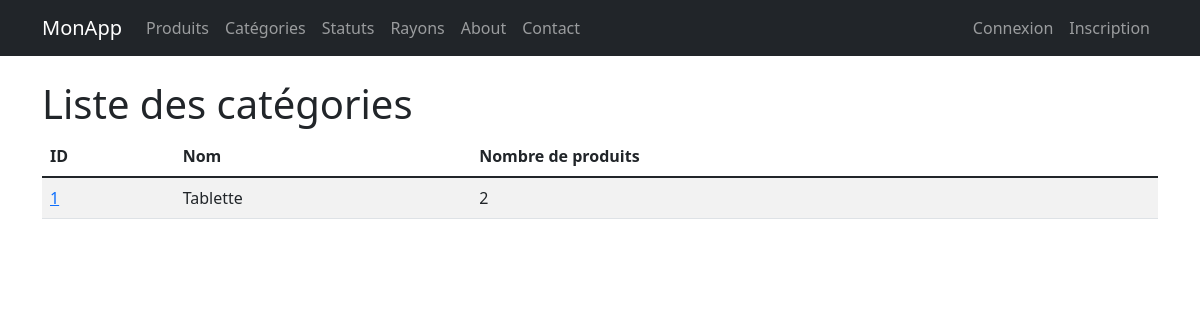
The app's page /monApp/categories/ with its own data.
### monApp/models.py (models this page shows, shortened)
class Categorie(models.Model):
    idCat = models.AutoField(primary_key=True)
    nomCat = models.CharField(max_length=100)

### monApp/views.py (the view)
# urls.py: path("categories/", views.CategorieListView.as_view(), name="lst_categories"),
class CategorieListView(ListView):
    model = Categorie
    template_name = "monApp/list_categories.html"
    context_object_name = "categories"
    def get_context_data(self, **kwargs):
        context = super().get_context_data(**kwargs)
        context['titremenu'] = "Liste des catégories"
        return context

### monApp/templates/monApp/list_categories.html
{% extends 'monApp/base.html' %}
{% block contenu %}
<h1>{{ titremenu }}</h1>
<table class="table table-striped">
    <thead>
        <tr>
            <th>ID</th>
            <th>Nom</th>
            <th>Nombre de produits</th>
        </tr>
    </thead>
    <tbody>
        {% for categorie in categories %}
        <tr>
            <td><a href="{% url 'dtl_categorie' categorie.idCat %}">{{ categorie.idCat }}</a></td>
            <td>{{ categorie.nomCat }}</td>
            <td>{{ categorie.produits.count }}</td>
        </tr>
        {% empty %}
        <tr>
            <td colspan="3" class="text-center">Aucune catégorie trouvée</td>
        </tr>
        {% endfor %}
    </tbody>
</table>
{% endblock %}

### records on screen
Categorie: idCat "1", nomCat "Tablette", produits.count "2"

### other values on screen
{{ titremenu }} "Liste des catégories"
